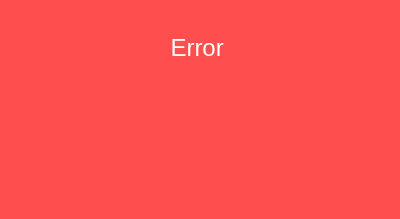
<?xml version="1.0" encoding="UTF-8"?>
<ui version="4.0">
 <class>Dialog</class>
 <widget class="QDialog" name="Dialog">
  <property name="geometry">
   <rect>
    <x>0</x>
    <y>0</y>
    <width>400</width>
    <height>219</height>
   </rect>
  </property>
  <property name="windowTitle">
   <string>Dialog</string>
  </property>
  <property name="styleSheet">
   <string notr="true">background-color:#ff4e4e;
color:white;</string>
  </property>
  <widget class="QTextEdit" name="textEdit">
   <property name="geometry">
    <rect>
     <x>40</x>
     <y>30</y>
     <width>321</width>
     <height>151</height>
    </rect>
   </property>
   <property name="styleSheet">
    <string notr="true">border:none;</string>
   </property>
   <property name="html">
    <string>&lt;!DOCTYPE HTML PUBLIC &quot;-//W3C//DTD HTML 4.0//EN&quot; &quot;http://www.w3.org/TR/REC-html40/strict.dtd&quot;&gt;
&lt;html&gt;&lt;head&gt;&lt;meta name=&quot;qrichtext&quot; content=&quot;1&quot; /&gt;&lt;style type=&quot;text/css&quot;&gt;
p, li { white-space: pre-wrap; }
&lt;/style&gt;&lt;/head&gt;&lt;body style=&quot; font-family:'MS Shell Dlg 2'; font-size:8.25pt; font-weight:400; font-style:normal;&quot;&gt;
&lt;p align=&quot;center&quot; style=&quot; margin-top:0px; margin-bottom:0px; margin-left:0px; margin-right:0px; -qt-block-indent:0; text-indent:0px;&quot;&gt;&lt;span style=&quot; font-size:18pt;&quot;&gt;Error &lt;/span&gt;&lt;/p&gt;
&lt;p align=&quot;center&quot; style=&quot;-qt-paragraph-type:empty; margin-top:0px; margin-bottom:0px; margin-left:0px; margin-right:0px; -qt-block-indent:0; text-indent:0px; font-size:18pt;&quot;&gt;&lt;br /&gt;&lt;/p&gt;&lt;/body&gt;&lt;/html&gt;</string>
   </property>
  </widget>
 </widget>
 <resources/>
 <connections/>
</ui>
